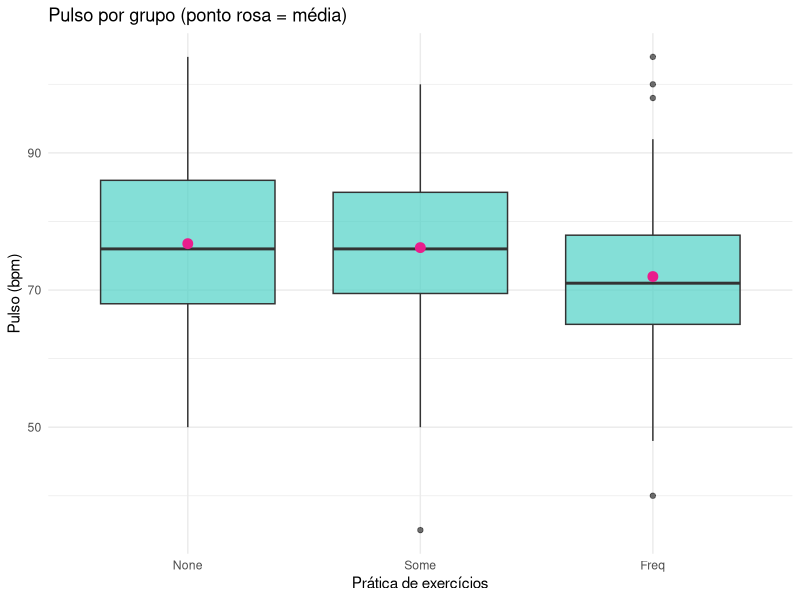

The R source for this figure:
## ---- chunk 1
knitr::opts_chunk$set(echo = TRUE, message = FALSE, warning = FALSE,
                      fig.align = "center", fig.width = 6, fig.height = 3.8)
library(MASS)     # bases survey e Cars93
library(ggplot2)
## ---- chunk 2
dados <- na.omit(survey[, c("Pulse", "Exer")])
dados$Exer <- factor(dados$Exer, levels = c("None", "Some", "Freq"))

aggregate(Pulse ~ Exer, data = dados,
          FUN = function(v) c(n = length(v), media = mean(v), dp = sd(v)))
## ---- chunk 3
ggplot(dados, aes(x = Exer, y = Pulse)) +
  geom_boxplot(fill = "#4FD1C5", alpha = 0.7) +
  stat_summary(fun = mean, geom = "point", color = "#E91E8C", size = 3) +
  labs(x = "Prática de exercícios", y = "Pulso (bpm)",
       title = "Pulso por grupo (ponto rosa = média)") +
  theme_minimal()
## ---- chunk 4
ajuste <- aov(Pulse ~ Exer, data = dados)
bartlett.test(Pulse ~ Exer, data = dados)   # homogeneidade de variâncias
shapiro.test(residuals(ajuste))             # normalidade dos resíduos
## ---- chunk 5
summary(ajuste)

tab <- anova(ajuste)
F_obs <- tab$`F value`[1]
N <- nrow(dados); k <- nlevels(dados$Exer)
lambda <- (1 + (k - 1) / (N - k) * F_obs)^(-N / 2)
c(F = F_obs, p_value = tab$`Pr(>F)`[1], RVG = lambda)
## ---- chunk 6
# Bonferroni (t com variância combinada)
pairwise.t.test(dados$Pulse, dados$Exer, p.adjust.method = "bonferroni")
## ---- chunk 7
pb <- pairwise.t.test(dados$Pulse, dados$Exer, p.adjust.method = "bonferroni")$p.value
res <- data.frame(
  Hipotese = c("mu1 = mu2 = mu3",
               "mu1 = mu2 (None = Some)",
               "mu1 = mu3 (None = Freq)",
               "mu2 = mu3 (Some = Freq)"),
  p_value  = round(c(tab$`Pr(>F)`[1], pb["Some", "None"],
                     pb["Freq", "None"], pb["Freq", "Some"]), 4)
)
res$Decisao <- ifelse(res$p_value <= 0.05, "Rejeita H0", "Não rejeita H0")
knitr::kable(res, caption = "Decisões ao nível de 5% (pares com correção de Bonferroni)")
## ---- chunk 8
TukeyHSD(ajuste)
pairwise.t.test(dados$Pulse, dados$Exer, p.adjust.method = "none")
## ---- chunk 9
fit2 <- aov(MPG.highway ~ AirBags, data = Cars93)
summary(fit2)
TukeyHSD(fit2)
pairwise.t.test(Cars93$MPG.highway, Cars93$AirBags, p.adjust.method = "bonferroni")
bartlett.test(MPG.highway ~ AirBags, data = Cars93)
